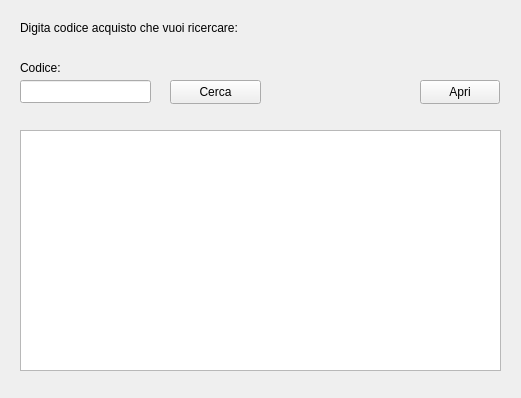
<?xml version="1.0" encoding="UTF-8"?>
<ui version="4.0">
 <class>RicercaAcquisto</class>
 <widget class="QWidget" name="RicercaAcquisto">
  <property name="geometry">
   <rect>
    <x>0</x>
    <y>0</y>
    <width>521</width>
    <height>398</height>
   </rect>
  </property>
  <property name="windowTitle">
   <string>RicercaAcquisto</string>
  </property>
  <widget class="QLabel" name="label">
   <property name="geometry">
    <rect>
     <x>20</x>
     <y>20</y>
     <width>461</width>
     <height>16</height>
    </rect>
   </property>
   <property name="text">
    <string>Digita codice acquisto che vuoi ricercare:</string>
   </property>
  </widget>
  <widget class="QLabel" name="label_2">
   <property name="geometry">
    <rect>
     <x>20</x>
     <y>60</y>
     <width>55</width>
     <height>16</height>
    </rect>
   </property>
   <property name="text">
    <string>Codice:</string>
   </property>
  </widget>
  <widget class="QLineEdit" name="line_codice">
   <property name="geometry">
    <rect>
     <x>20</x>
     <y>80</y>
     <width>131</width>
     <height>23</height>
    </rect>
   </property>
   <property name="text">
    <string/>
   </property>
  </widget>
  <widget class="QPushButton" name="btn_cerca">
   <property name="geometry">
    <rect>
     <x>170</x>
     <y>80</y>
     <width>91</width>
     <height>24</height>
    </rect>
   </property>
   <property name="text">
    <string>Cerca</string>
   </property>
  </widget>
  <widget class="QPushButton" name="btn_apri">
   <property name="geometry">
    <rect>
     <x>420</x>
     <y>80</y>
     <width>80</width>
     <height>24</height>
    </rect>
   </property>
   <property name="text">
    <string>Apri</string>
   </property>
  </widget>
  <widget class="QListView" name="lista_acquisti">
   <property name="geometry">
    <rect>
     <x>20</x>
     <y>130</y>
     <width>481</width>
     <height>241</height>
    </rect>
   </property>
  </widget>
 </widget>
 <resources/>
 <connections/>
</ui>
